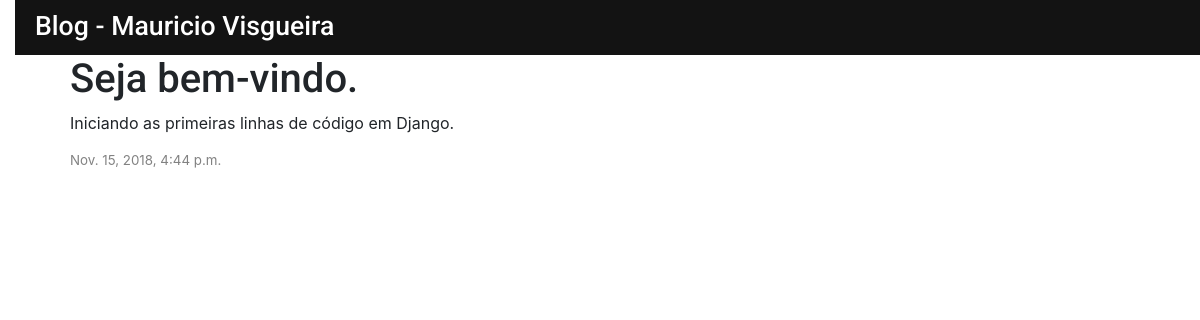
The app's page /post/1/ with its own data.
### blog/models.py (models this page shows, shortened)
class Post(models.Model):
    author = models.ForeignKey('auth.User', on_delete=models.CASCADE)
    title = models.CharField(max_length=200)
    text = models.TextField()
    created_date = models.DateTimeField(
            default=timezone.now)
    published_date = models.DateTimeField(
            blank=True, null=True)

### blog/views.py (the view)
# urls.py: path('post/<int:pk>/', views.post_detail, name='post_detail'),
def post_detail(request, pk):
    post = get_object_or_404(Post, pk=pk)
    return render(request, 'blog/post_detail.html', {'post': post})

### blog/templates/blog/post_detail.html
{% extends 'blog/base.html' %}
{% block content %}
  <div class="post">
    <h1>{{ post.title }}</h1>
    <p>{{ post.text|linebreaksbr }}</p>
    {% if post.published_date %}
      <div class="date">
          {{ post.published_date }}
      </div>
    {% endif %}
  </div>
{% endblock %}

### blog/static/css/blog.css (style rules this page uses)
body { padding-left: 15px; }
h1, h2, h3, h4 { font-family: 'Roboto', sans-serif; }
.date { color: #828282; font-size: 10pt; }
.post { margin-bottom: 70px; }

### records on screen
Post: title "Seja bem-vindo.", text "Iniciando as primeiras linhas de código em Django.", published_date "Nov. 15, 2018, 4:44 p.m."
